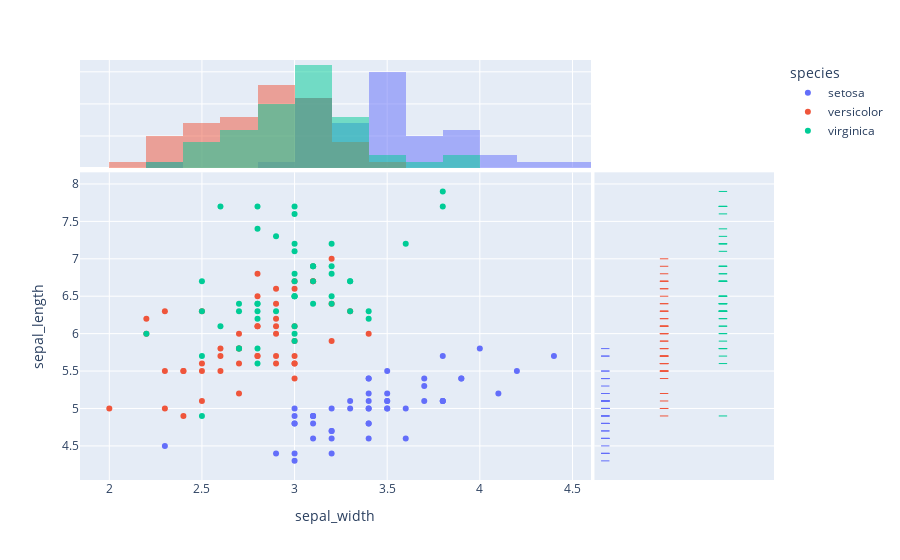

Notebook cell for this chart:
### Code cell
df = px.data.iris()
fig = px.scatter(df, x="sepal_width", y="sepal_length", color="species", marginal_y="rug", marginal_x="histogram")
fig

### Figure 1 — Plotly figure (JSON) as saved in the notebook; plotly's stock layout.template omitted (floating-point values rounded to 4 significant figures)
{"data": [{"hoverlabel": {"namelength": 0}, "hovertemplate": "species=setosa<br>sepal_width=%{x}<br>sepal_length=%{y}", "legendgroup": "setosa", "marker": {"color": "#636efa", "symbol": "circle"}, "mode": "markers", "name": "setosa", "showlegend": true, "type": "scatter", "x": [3.5, 3, 3.2, 3.1, 3.6, 3.9, 3.4, 3.4, 2.9, 3.1, 3.7, 3.4, 3, 3, 4, 4.4, 3.9, 3.5, 3.8, 3.8, 3.4, 3.7, 3.6, 3.3, 3.4, 3, 3.4, 3.5, 3.4, 3.2, 3.1, 3.4, 4.1, 4.2, 3.1, 3.2, 3.5, 3.1, 3, 3.4, 3.5, 2.3, 3.2, 3.5, 3.8, 3, 3.8, 3.2, 3.7, 3.3], "xaxis": "x", "y": [5.1, 4.9, 4.7, 4.6, 5, 5.4, 4.6, 5, 4.4, 4.9, 5.4, 4.8, 4.8, 4.3, 5.8, 5.7, 5.4, 5.1, 5.7, 5.1, 5.4, 5.1, 4.6, 5.1, 4.8, 5, 5, 5.2, 5.2, 4.7, 4.8, 5.4, 5.2, 5.5, 4.9, 5, 5.5, 4.9, 4.4, 5.1, 5, 4.5, 4.4, 5, 5.1, 4.8, 5.1, 4.6, 5.3, 5], "yaxis": "y"}, {"alignmentgroup": "True", "bingroup": "x", "hoverlabel": {"namelength": 0}, "hovertemplate": "species=setosa<br>sepal_width=%{x}<br>count=%{y}", "legendgroup": "setosa", "marker": {"color": "#636efa"}, "name": "setosa", "offsetgroup": "setosa", "opacity": 0.5, "showlegend": false, "type": "histogram", "x": [3.5, 3, 3.2, 3.1, 3.6, 3.9, 3.4, 3.4, 2.9, 3.1, 3.7, 3.4, 3, 3, 4, 4.4, 3.9, 3.5, 3.8, 3.8, 3.4, 3.7, 3.6, 3.3, 3.4, 3, 3.4, 3.5, 3.4, 3.2, 3.1, 3.4, 4.1, 4.2, 3.1, 3.2, 3.5, 3.1, 3, 3.4, 3.5, 2.3, 3.2, 3.5, 3.8, 3, 3.8, 3.2, 3.7, 3.3], "xaxis": "x3", "yaxis": "y3"}, {"alignmentgroup": "True", "boxpoints": "all", "fillcolor": "rgba(255,255,255,0)", "hoverlabel": {"namelength": 0}, "hoveron": "points", "hovertemplate": "species=setosa<br>sepal_length=%{y}", "jitter": 0, "legendgroup": "setosa", "line": {"color": "rgba(255,255,255,0)"}, "marker": {"color": "#636efa", "symbol": "line-ew-open"}, "name": "setosa", "offsetgroup": "setosa", "showlegend": false, "type": "box", "xaxis": "x2", "y": [5.1, 4.9, 4.7, 4.6, 5, 5.4, 4.6, 5, 4.4, 4.9, 5.4, 4.8, 4.8, 4.3, 5.8, 5.7, 5.4, 5.1, 5.7, 5.1, 5.4, 5.1, 4.6, 5.1, 4.8, 5, 5, 5.2, 5.2, 4.7, 4.8, 5.4, 5.2, 5.5, 4.9, 5, 5.5, 4.9, 4.4, 5.1, 5, 4.5, 4.4, 5, 5.1, 4.8, 5.1, 4.6, 5.3, 5], "yaxis": "y2"}, {"hoverlabel": {"namelength": 0}, "hovertemplate": "species=versicolor<br>sepal_width=%{x}<br>sepal_length=%{y}", "legendgroup": "versicolor", "marker": {"color": "#EF553B", "symbol": "circle"}, "mode": "markers", "name": "versicolor", "showlegend": true, "type": "scatter", "x": [3.2, 3.2, 3.1, 2.3, 2.8, 2.8, 3.3, 2.4, 2.9, 2.7, 2, 3, 2.2, 2.9, 2.9, 3.1, 3, 2.7, 2.2, 2.5, 3.2, 2.8, 2.5, 2.8, 2.9, 3, 2.8, 3, 2.9, 2.6, 2.4, 2.4, 2.7, 2.7, 3, 3.4, 3.1, 2.3, 3, 2.5, 2.6, 3, 2.6, 2.3, 2.7, 3, 2.9, 2.9, 2.5, 2.8], "xaxis": "x", "y": [7, 6.4, 6.9, 5.5, 6.5, 5.7, 6.3, 4.9, 6.6, 5.2, 5, 5.9, 6, 6.1, 5.6, 6.7, 5.6, 5.8, 6.2, 5.6, 5.9, 6.1, 6.3, 6.1, 6.4, 6.6, 6.8, 6.7, 6, 5.7, 5.5, 5.5, 5.8, 6, 5.4, 6, 6.7, 6.3, 5.6, 5.5, 5.5, 6.1, 5.8, 5, 5.6, 5.7, 5.7, 6.2, 5.1, 5.7], "yaxis": "y"}, {"alignmentgroup": "True", "bingroup": "x", "hoverlabel": {"namelength": 0}, "hovertemplate": "species=versicolor<br>sepal_width=%{x}<br>count=%{y}", "legendgroup": "versicolor", "marker": {"color": "#EF553B"}, "name": "versicolor", "offsetgroup": "versicolor", "opacity": 0.5, "showlegend": false, "type": "histogram", "x": [3.2, 3.2, 3.1, 2.3, 2.8, 2.8, 3.3, 2.4, 2.9, 2.7, 2, 3, 2.2, 2.9, 2.9, 3.1, 3, 2.7, 2.2, 2.5, 3.2, 2.8, 2.5, 2.8, 2.9, 3, 2.8, 3, 2.9, 2.6, 2.4, 2.4, 2.7, 2.7, 3, 3.4, 3.1, 2.3, 3, 2.5, 2.6, 3, 2.6, 2.3, 2.7, 3, 2.9, 2.9, 2.5, 2.8], "xaxis": "x3", "yaxis": "y3"}, {"alignmentgroup": "True", "boxpoints": "all", "fillcolor": "rgba(255,255,255,0)", "hoverlabel": {"namelength": 0}, "hoveron": "points", "hovertemplate": "species=versicolor<br>sepal_length=%{y}", "jitter": 0, "legendgroup": "versicolor", "line": {"color": "rgba(255,255,255,0)"}, "marker": {"color": "#EF553B", "symbol": "line-ew-open"}, "name": "versicolor", "offsetgroup": "versicolor", "showlegend": false, "type": "box", "xaxis": "x2", "y": [7, 6.4, 6.9, 5.5, 6.5, 5.7, 6.3, 4.9, 6.6, 5.2, 5, 5.9, 6, 6.1, 5.6, 6.7, 5.6, 5.8, 6.2, 5.6, 5.9, 6.1, 6.3, 6.1, 6.4, 6.6, 6.8, 6.7, 6, 5.7, 5.5, 5.5, 5.8, 6, 5.4, 6, 6.7, 6.3, 5.6, 5.5, 5.5, 6.1, 5.8, 5, 5.6, 5.7, 5.7, 6.2, 5.1, 5.7], "yaxis": "y2"}, {"hoverlabel": {"namelength": 0}, "hovertemplate": "species=virginica<br>sepal_width=%{x}<br>sepal_length=%{y}", "legendgroup": "virginica", "marker": {"color": "#00cc96", "symbol": "circle"}, "mode": "markers", "name": "virginica", "showlegend": true, "type": "scatter", "x": [3.3, 2.7, 3, 2.9, 3, 3, 2.5, 2.9, 2.5, 3.6, 3.2, 2.7, 3, 2.5, 2.8, 3.2, 3, 3.8, 2.6, 2.2, 3.2, 2.8, 2.8, 2.7, 3.3, 3.2, 2.8, 3, 2.8, 3, 2.8, 3.8, 2.8, 2.8, 2.6, 3, 3.4, 3.1, 3, 3.1, 3.1, 3.1, 2.7, 3.2, 3.3, 3, 2.5, 3, 3.4, 3], "xaxis": "x", "y": [6.3, 5.8, 7.1, 6.3, 6.5, 7.6, 4.9, 7.3, 6.7, 7.2, 6.5, 6.4, 6.8, 5.7, 5.8, 6.4, 6.5, 7.7, 7.7, 6, 6.9, 5.6, 7.7, 6.3, 6.7, 7.2, 6.2, 6.1, 6.4, 7.2, 7.4, 7.9, 6.4, 6.3, 6.1, 7.7, 6.3, 6.4, 6, 6.9, 6.7, 6.9, 5.8, 6.8, 6.7, 6.7, 6.3, 6.5, 6.2, 5.9], "yaxis": "y"}, {"alignmentgroup": "True", "bingroup": "x", "hoverlabel": {"namelength": 0}, "hovertemplate": "species=virginica<br>sepal_width=%{x}<br>count=%{y}", "legendgroup": "virginica", "marker": {"color": "#00cc96"}, "name": "virginica", "offsetgroup": "virginica", "opacity": 0.5, "showlegend": false, "type": "histogram", "x": [3.3, 2.7, 3, 2.9, 3, 3, 2.5, 2.9, 2.5, 3.6, 3.2, 2.7, 3, 2.5, 2.8, 3.2, 3, 3.8, 2.6, 2.2, 3.2, 2.8, 2.8, 2.7, 3.3, 3.2, 2.8, 3, 2.8, 3, 2.8, 3.8, 2.8, 2.8, 2.6, 3, 3.4, 3.1, 3, 3.1, 3.1, 3.1, 2.7, 3.2, 3.3, 3, 2.5, 3, 3.4, 3], "xaxis": "x3", "yaxis": "y3"}, {"alignmentgroup": "True", "boxpoints": "all", "fillcolor": "rgba(255,255,255,0)", "hoverlabel": {"namelength": 0}, "hoveron": "points", "hovertemplate": "species=virginica<br>sepal_length=%{y}", "jitter": 0, "legendgroup": "virginica", "line": {"color": "rgba(255,255,255,0)"}, "marker": {"color": "#00cc96", "symbol": "line-ew-open"}, "name": "virginica", "offsetgroup": "virginica", "showlegend": false, "type": "box", "xaxis": "x2", "y": [6.3, 5.8, 7.1, 6.3, 6.5, 7.6, 4.9, 7.3, 6.7, 7.2, 6.5, 6.4, 6.8, 5.7, 5.8, 6.4, 6.5, 7.7, 7.7, 6, 6.9, 5.6, 7.7, 6.3, 6.7, 7.2, 6.2, 6.1, 6.4, 7.2, 7.4, 7.9, 6.4, 6.3, 6.1, 7.7, 6.3, 6.4, 6, 6.9, 6.7, 6.9, 5.8, 6.8, 6.7, 6.7, 6.3, 6.5, 6.2, 5.9], "yaxis": "y2"}], "layout": {"barmode": "overlay", "legend": {"title": {"text": "species"}, "tracegroupgap": 0}, "margin": {"t": 60}, "xaxis": {"anchor": "y", "domain": [0, 0.7363], "title": {"text": "sepal_width"}}, "xaxis2": {"anchor": "y2", "domain": [0.7413, 1], "matches": "x2", "showgrid": false, "showline": false, "showticklabels": false, "ticks": ""}, "xaxis3": {"anchor": "y3", "domain": [0, 0.7363], "matches": "x", "showgrid": true, "showticklabels": false}, "xaxis4": {"anchor": "y4", "domain": [0.7413, 1], "matches": "x2", "showgrid": false, "showline": false, "showticklabels": false, "ticks": ""}, "yaxis": {"anchor": "x", "domain": [0, 0.7326], "title": {"text": "sepal_length"}}, "yaxis2": {"anchor": "x2", "domain": [0, 0.7326], "matches": "y", "showgrid": true, "showticklabels": false}, "yaxis3": {"anchor": "x3", "domain": [0.7426, 1], "matches": "y3", "showgrid": true, "showline": false, "showticklabels": false, "ticks": ""}, "yaxis4": {"anchor": "x4", "domain": [0.7426, 1], "matches": "y3", "showgrid": true, "showline": false, "showticklabels": false, "ticks": ""}}}
